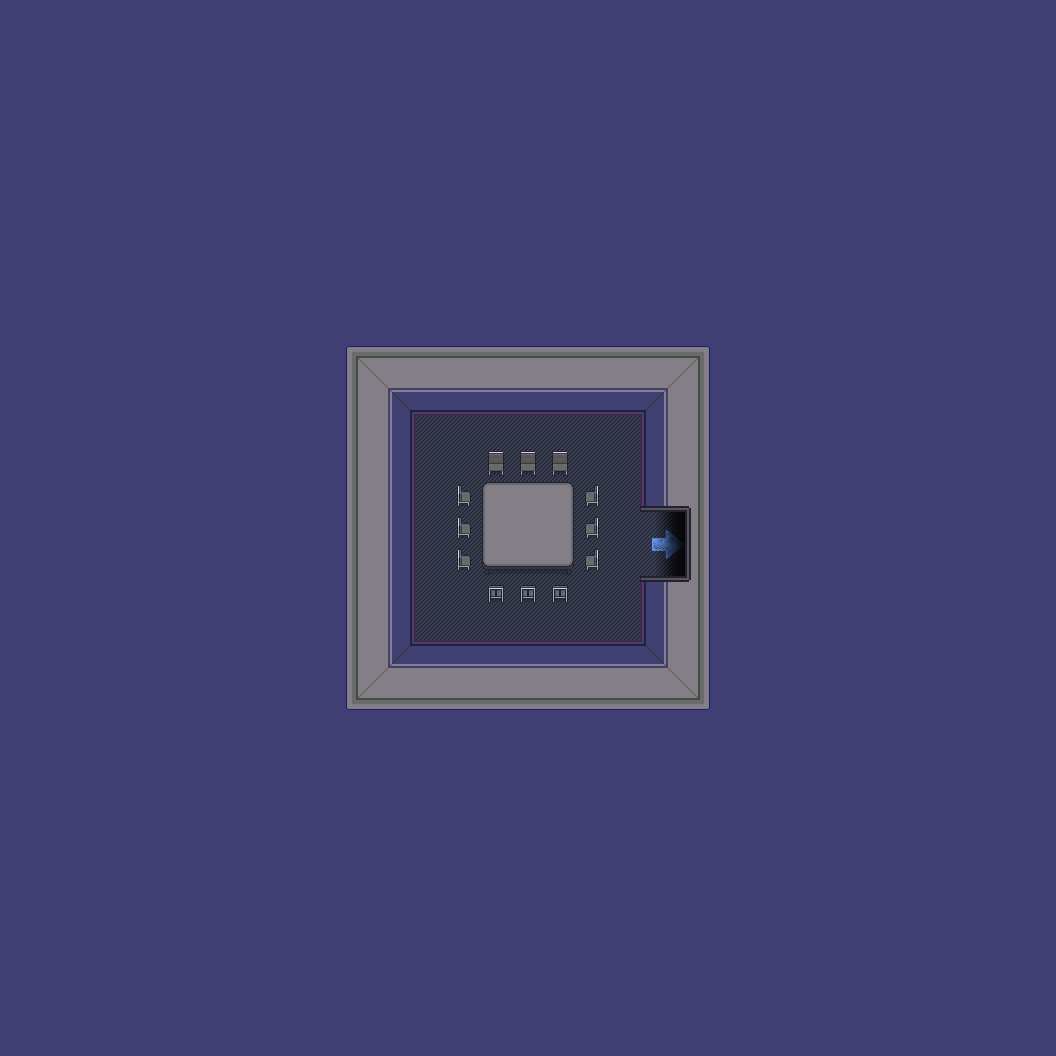

This is a level from a 2D game, rendered from its Tiled map with the project's own tilesets. A one-line summary and the map file follow, with tile-layer data summarised:
An orthogonal 33x33 tile map with 32x32 px tiles, 6 tile layers (Background, Ground, Chalk, Shadow, ...), 4 tilesets.

<map version="1.4" tiledversion="1.4.2" orientation="orthogonal" renderorder="right-down" width="33" height="33" tilewidth="32" tileheight="32" infinite="0" nextlayerid="14" nextobjectid="1">
 <editorsettings>
  <export target="demo_conference_breakout_room_2..tmx" format="tmx" />
 </editorsettings>
 <tileset firstgid="1" source="../../tilesets/Gather Games 0.x.tsx" />
 <tileset firstgid="929" source="../../tilesets/Gather University 0.x.tsx" />
 <tileset firstgid="1393" source="../../tilesets/Gather Conference 0.x.tsx" />
 <tileset firstgid="2417" source="Chalk.tsx" />
 <layer id="12" name="Background" width="33" height="33">
  <data>[1089 cells, 1089 non-empty, 1 distinct tile ids]</data>
 </layer>
 <layer id="9" name="Ground" width="33" height="33">
  <data>[1089 cells, 121 non-empty, 1 distinct tile ids]</data>
 </layer>
 <layer id="13" name="Chalk" width="33" height="33">
  <data>[1089 cells, 4 non-empty, 4 distinct tile ids]</data>
 </layer>
 <layer id="10" name="Shadow" width="33" height="33">
  <data>[1089 cells, 6 non-empty, 2 distinct tile ids]</data>
 </layer>
 <layer id="8" name="Walls" width="33" height="33">
  <data>[1089 cells, 119 non-empty, 21 distinct tile ids]</data>
 </layer>
 <layer id="11" name="L1" width="33" height="33">
  <data>[1089 cells, 21 non-empty, 12 distinct tile ids]</data>
 </layer>
</map>
